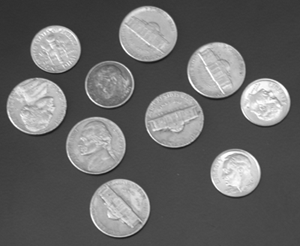
%> input picture i/imagesfolder/coins.png, 300 x 246 px
$ octave p7c.m   (GNU Octave 9; MATLAB toolbox functions it lacks are replaced by stand-ins)
%> lines starting %> are read from the running program, lines starting %| are printed output that depends on the picture; in (x1, y1, x2, y2) boxes, pixels count from 0 and x2, y2 are one past the last pixel; in counts of white or black regions, pixels touching at a corner belong together; the program's own positions count from 1
clear;
pkg load image;

A=imread("imagesfolder/coins.png");
%> A is the input picture: size 246x300 uint8; min 23, max 255, mean 103
B=im2bw(A);
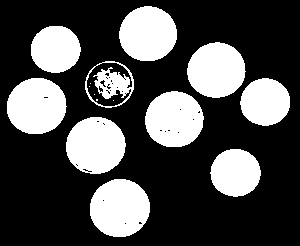
%> B: size 246x300 logical; 30.1% white; 15 white regions (5 under 20 px), largest, box (x1, y1, x2, y2) and area: (90, 179, 150, 237) 2744, (66, 117, 126, 174) 2662, (7, 78, 67, 134) 2646
subplot(2,2,1)
imshow(B);title("original image");
hole=bwfill(B,'holes');
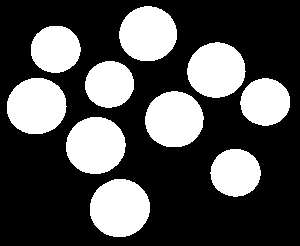
%> hole: size 246x300 logical; 31.3% white; 10 white regions, largest, box (x1, y1, x2, y2) and area: (90, 179, 150, 237) 2751, (66, 117, 126, 174) 2678, (7, 78, 67, 134) 2650
subplot(2,2,2),
imshow(hole);title("Binary image");
skel=bwmorph(B,'skel',8);
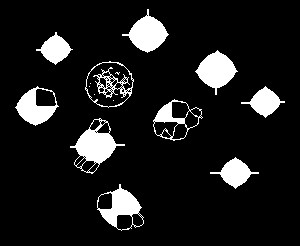
%> skel: size 246x300 logical; 10.6% white; 15 white regions (5 under 20 px), largest, box (x1, y1, x2, y2) and area: (70, 118, 125, 174) 1151, (195, 50, 238, 95) 1020, (122, 9, 169, 53) 1009
subplot(2,2,3),
imshow(skel);title("Skeleton");
